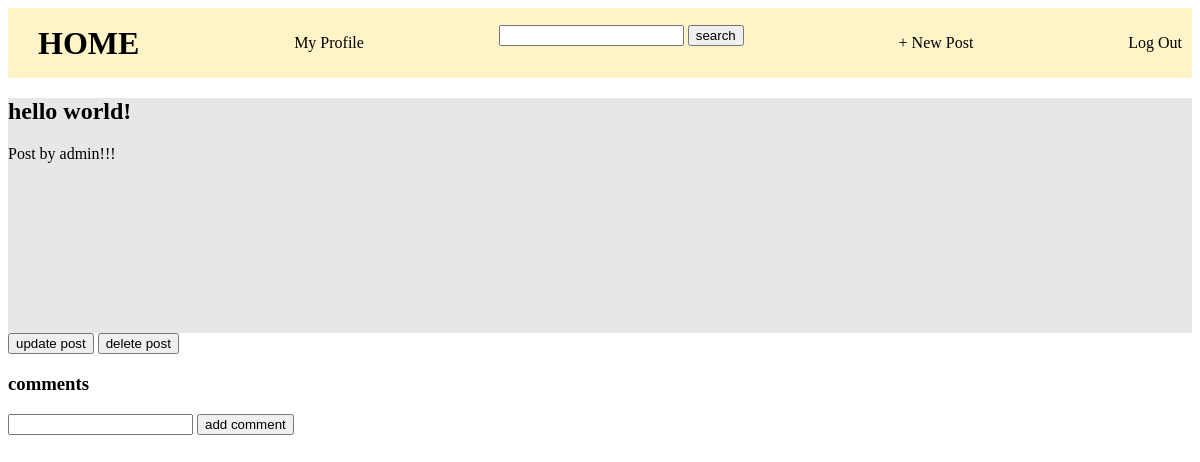
/detail/1/ (signed in), run on an earlier commit of the app's database.
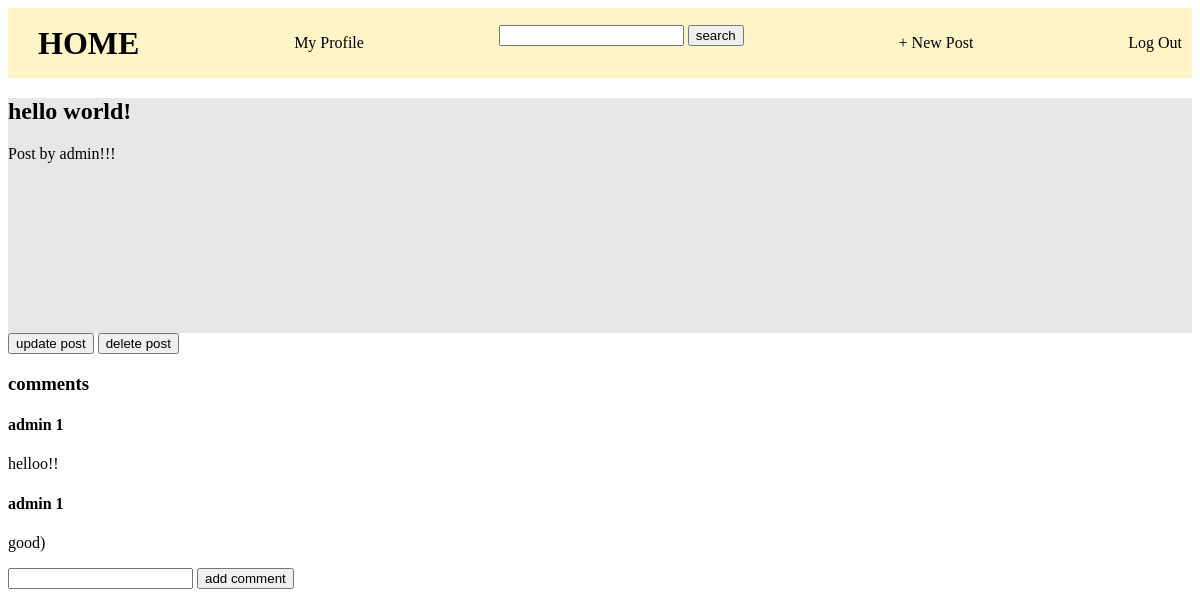
And on a later commit of the database.
### blog/models.py (models this page shows, shortened)
class Post(models.Model):
    title = models.CharField(max_length=150)
    body = models.TextField()
    profile = models.ForeignKey(Profile,on_delete=models.CASCADE)
    def get_comments(self):
        comments = Comment.objects.filter(post = self)
        return comments

class Comment(models.Model):
    author = models.ForeignKey(Profile,on_delete=models.CASCADE)
    post = models.ForeignKey(Post,related_name='post_comment',on_delete=models.CASCADE)
    text = models.CharField(max_length=500)

### accounts/models.py (models this page shows, shortened)
class Profile(models.Model):
    user = models.OneToOneField('auth.user',related_name="profile_user",on_delete=models.CASCADE)
    category = models.CharField(max_length=150)
    user_name = models.CharField(max_length=150)
    last_name = models.CharField(max_length=150)
    birth_date = models.DateField()
    def __str__(self):
        return f"{self.user_name} {self.last_name}"

### blog/views.py (the view)
# urls.py: path('detail/<int:pk>/',PostDetailView.as_view(),name= 'post_detail'),
class PostDetailView(DetailView):
    model = Post
    template_name = 'post_detail.html'

### templates/post_detail.html (shortened to what this page needs)
{% extends 'base.html'%}
{% block content %}
<div class="post-detail">
<h2>{{post.title}}</h2>
<p>{{post.body}}</p>
</div>
{% if post.profile.pk == user.profile_user.pk %}
<a href="{% url 'post_update' post.pk %}"> <button>update post</button></a>
<a href="{% url 'post_delete' post.pk %}"><button>delete post</button></a>
{% endif %}
<h3>comments</h3>
{% for comment in post.get_comments %}
<h4>{{comment.author }}</h4>
<p>{{comment.text }}</p>
{% endfor %}
<form action="{% url 'add_comment' post.pk %}" method="post">
<input type="text" name="text">
<button type="submit">add comment</button>
</form>
{% endblock content %}

### templates/base.html (shortened to what this page needs)
{% if  user.is_authenticated %}
{% load static %}
<html>
<head>
    <link rel="stylesheet" href="{% static 'css/base.css' %}">
    <link rel="stylesheet" href="{% static 'css/post.css' %}">
</head>
<body>
    <header>
        <h1><a href="{% url 'home' %}">HOME</a> </h1>
        {% if user.profile_user %}
            <a href="{% url 'profile_detail' user.profile_user.pk %}">My Profile</a>
        {% else %}
            <a href="{% url 'create_profile' %}">Create Profile</a>
        {% endif %}
        <form action="{% url 'users' %}" method="GET">
            <input type="text" name="name_of_user">
            <button type="submit">search</button>
        </form>
        <p class="L1"><a href="{% url 'post_create' %}">+ New Post</a></p>
        <p class="logout"><a href="{% url 'logout' %}">Log Out</a></p>
    </header>
    {% block content %}
    {% endblock content %}
</body>
</html>
{% else %}
<p>You are not logged in.</p>
<a href="{% url 'login' %}">Log In</a>
<a href="{% url 'signup' %}">Sign Up</a>
{% endif %}

### static/css/base.css (style rules this page uses)
body { background-color: rgb(255, 255, 255); }
header { background-color: rgb(255, 244, 199); color: white; padding: 10px; display: flex; justify-content: space-between; align-items: center; height: 50px; }
header a { color: rgb(0, 0, 0); text-decoration: none; margin-left: 20px; }

### static/css/post.css (style rules this page uses)
.post-detail { height: 30%; width: 100%; color: black; background-color: rgb(231, 231, 231); }

What changed in the data, as far as the page shows it:
added Comment: author "admin 1", text "helloo!!"
added Comment: author "admin 1", text "good)"
